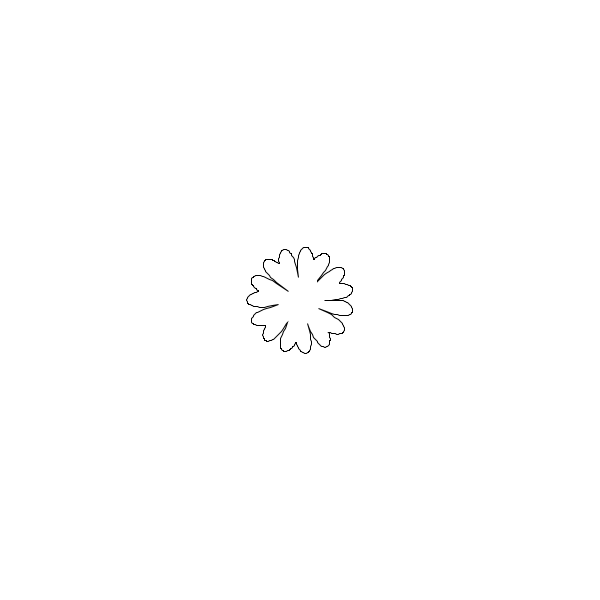
Frame 1 (no input)
Frame 60 (the mouse pressed at the canvas centre just before this capture): identical to frame 1, image omitted
Frame 120 (the mouse held since frame 60 and released just before this capture): identical to frame 1, image omitted

The Processing sketch that drew this single still picture (run headless with seeded random() and noise(); from frame 60 on, the mouse is pressed at the canvas centre):

// Processing sketch: pintura
// ── pintura.pde
void setup(){
  size(600, 600);
   noFill();
   stroke(255);
   strokeWeight(1);
  frameRate(12);
  
  
    }
void draw(){
 background(255); 
 translate(width/2, height/2);
 stroke(0);
 
 //primera figura
  beginShape();
 
 
  //vertices
  for(float theta = 0; theta <= 2*PI; theta +=0.01)
  {
         float rad = r(theta,
        -2.5,//a
       4, //b
      15,//m
       -0.70,//n1
        0.27,//n2
        0.9//n3
         );
   
   float x= rad * cos(theta) * 60;
   float y= rad * sin(theta) * 60;
   vertex(noise(x)+x, noise(y)+y);
  }
  endShape(CLOSE);
  
  
   
  
}
float r(float theta, float a, float b, float m, float n1, float n2 , float n3){
  return pow(pow(abs(cos(m * theta/4.0)/a),n2) + 
  pow(abs(sin(m * theta/4.0)/b),n3), -1.0 /n1) ;
  
}
